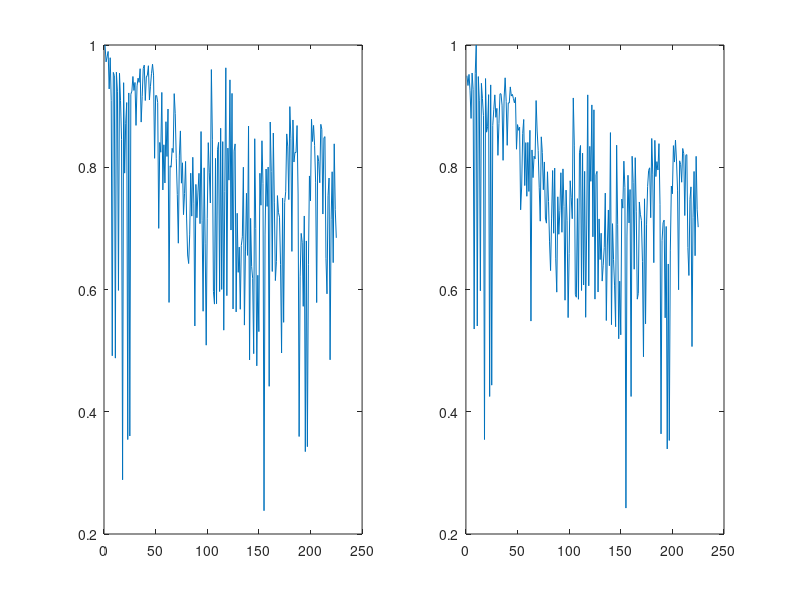

The MATLAB script that drew this image: (Note: this script raises an error after producing the figure.)
% LABEL EACH PLOT and INCLUDE IN THE REPORT

%%loading all this dumb shit
clc, clear, close all
load('COVIDbyCounty.mat')  %load the data
temp = CNTY_COVID.';   %transpose the COVID series so the columns = counties, rows = timestamps
temp1 = corr(temp);  %run correlation that looks at each column = county and compares them
plot(temp1);  %plot shows there is real correlation, which makes clustering worthwhile
max1 = max(temp1);
subplot(1,2,1)   % look at the correlation trends for different counties
plot(temp1(1,:));
subplot(1,2,2)
plot(temp1(10,:));
%these data are worth clustering

%CNTY_COVID_TRAIN=[CNTY_COVID(1:215,:)];  %segment the data into train / test
%CNTY_COVID_TEST=[CNTY_COVID(216:225,:)];  %segment the data into train / text

%% traing/test seperation


%Leave five middle rows in between the beginning and end rows for each division


CNTY_COVID_TRAIN1=[CNTY_COVID(1:10,:)];%test set is 11:15
CNTY_COVID_TRAIN2=[CNTY_COVID(16:35,:)];%test set is 36:40
CNTY_COVID_TRAIN3=[CNTY_COVID(41:60,:)];%test set is 61:65
CNTY_COVID_TRAIN4=[CNTY_COVID(66:85,:)];%test set is 86:90
CNTY_COVID_TRAIN5=[CNTY_COVID(91:110,:)];%test set is 111:115
CNTY_COVID_TRAIN6=[CNTY_COVID(116:135,:)];%test set is 136:140
CNTY_COVID_TRAIN7=[CNTY_COVID(141:160,:)];%test set is 161:165
CNTY_COVID_TRAIN8=[CNTY_COVID(166:185,:)];%test set is 186:190
CNTY_COVID_TRAIN9=[CNTY_COVID(191:210,:)];%test set is 211:215
CNTY_COVID_TRAIN10=[CNTY_COVID(216:225,:)];
CNTY_COVID_TRAIN=cat(1,CNTY_COVID_TRAIN1,CNTY_COVID_TRAIN2,...
    CNTY_COVID_TRAIN3,CNTY_COVID_TRAIN4,CNTY_COVID_TRAIN5,...
    CNTY_COVID_TRAIN6,CNTY_COVID_TRAIN7,CNTY_COVID_TRAIN8,...
    CNTY_COVID_TRAIN9,CNTY_COVID_TRAIN10);

%sort the cenus data in the same manor
CENSUS_1 = CNTY_CENSUS.DIVISION(1:10,:);%test set is 11:15
CENSUS_2 = CNTY_CENSUS.DIVISION(16:35,:);%test set is 36:40
CENSUS_3=CNTY_CENSUS.DIVISION(41:60,:);%test set is 61:65
CENSUS_4=CNTY_CENSUS.DIVISION(66:85,:);%test set is 86:90
CENSUS_5=CNTY_CENSUS.DIVISION(91:110,:);%test set is 111:115
CENSUS_6=CNTY_CENSUS.DIVISION(116:135,:);%test set is 136:140
CENSUS_7=CNTY_CENSUS.DIVISION(141:160,:);%test set is 161:165
CENSUS_8=CNTY_CENSUS.DIVISION(166:185,:);%test set is 186:190
CENSUS_9=CNTY_CENSUS.DIVISION(191:210,:);%test set is 211:215
CENSUS_10=CNTY_CENSUS.DIVISION(216:225,:);
CENSUS_TRAIN=cat(1,CENSUS_1,CENSUS_2,...
    CENSUS_3,CENSUS_4,CENSUS_5,...
    CENSUS_6,CENSUS_7,CENSUS_8,...
    CENSUS_9,CENSUS_10);



%combine all those left-out middle rows in each division to form the test set
CNTY_COVID_TEST1=[CNTY_COVID(11:15,:)];%test set is 11:15
CNTY_COVID_TEST2=[CNTY_COVID(36:40,:)];%test set is 36:40
CNTY_COVID_TEST3=[CNTY_COVID(61:65,:)];%test set is 61:65
CNTY_COVID_TEST4=[CNTY_COVID(86:90,:)];%test set is 86:90
CNTY_COVID_TEST5=[CNTY_COVID(111:115,:)];%test set is 111:115
CNTY_COVID_TEST6=[CNTY_COVID(136:140,:)];%test set is 136:140
CNTY_COVID_TEST7=[CNTY_COVID(161:165,:)];%test set is 161:165
CNTY_COVID_TEST8=[CNTY_COVID(186:190,:)];%test set is 186:190
CNTY_COVID_TEST9=[CNTY_COVID(211:215,:)];%test set is 211:215
CNTY_COVID_TEST=cat(1,CNTY_COVID_TEST1,CNTY_COVID_TEST2,...
    CNTY_COVID_TEST3,CNTY_COVID_TEST4,CNTY_COVID_TEST5,...
    CNTY_COVID_TEST6,CNTY_COVID_TEST7,CNTY_COVID_TEST8,...
    CNTY_COVID_TEST9);

%sort the cenus data in the same manor
CENSUS_1t = CNTY_CENSUS.DIVISION(11:15,:);%test set is 11:15
CENSUS_2t = CNTY_CENSUS.DIVISION(36:40,:);%test set is 36:40
CENSUS_3t=CNTY_CENSUS.DIVISION(61:65,:);%test set is 61:65
CENSUS_4t=CNTY_CENSUS.DIVISION(86:90,:);%test set is 86:90
CENSUS_5t=CNTY_CENSUS.DIVISION(111:115,:);%test set is 111:115
CENSUS_6t=CNTY_CENSUS.DIVISION(136:140,:);%test set is 136:140
CENSUS_7t=CNTY_CENSUS.DIVISION(161:165,:);%test set is 161:165
CENSUS_8t=CNTY_CENSUS.DIVISION(186:190,:);%test set is 186:190
CENSUS_9t=CNTY_CENSUS.DIVISION(211:215,:);%test set is 211:215
CENSUS_TEST=cat(1,CENSUS_1t,CENSUS_2t,CENSUS_3t,CENSUS_4t,CENSUS_5t,CENSUS_6t,CENSUS_7t,CENSUS_8t,CENSUS_9t);


%% Smoothinig using convolution
%create smoothing functions
sm_rect = 1/51*ones(1,51);  %50 length vector containing a singular value
g = 0:50;
sm_ham = -1/(51*2)*cos(1/51*2*pi*g) + 1/(51*2); %creating a hamming curve to compare smoothing too

%convolution smoothing time
CONV_COVID_Rect = zeros(180,130);
CONV_COVID_Ham = zeros(180,130);

for i = 1:length(CNTY_COVID_TRAIN)
    CONV_COVID_Rect(i,:) = conv(CNTY_COVID_TRAIN(i,:),sm_rect,"same");
    CONV_COVID_Ham(i,:) = conv(CNTY_COVID_TRAIN(i,:),sm_ham,"same");
end

%plot the smoothing methods
figure
subplot(3,2,1);
plot(dates,CNTY_COVID_TRAIN)
title("raw data")

subplot (3,2,2);
plot(sm_rect)
hold on
plot(sm_ham)
title("smoothing curves")
hold off

subplot(3,2,[3,4]);
plot(dates,CONV_COVID_Rect)
title("Rectangular Smoothing")

subplot(3,2,[5,6]);
plot(dates,CONV_COVID_Ham)
title("Hamming Smoothing")

%cleaned up plots
figure
subplot(3,2,1);
plot(dates,CNTY_COVID_TRAIN(1:2,:))
title("raw data row 1")

subplot (3,2,2);
plot(sm_rect)
hold on
plot(sm_ham)
title("smoothing curves")
hold off

subplot(3,2,[3,4]);
plot(dates,CONV_COVID_Rect(1:2,:))
title("Rectangular Smoothing row 1")

subplot(3,2,[5,6]);
plot(dates,CONV_COVID_Ham(1:2,:))
title("Hamming Smoothing row 1")

%% K-means clustering

[clust_ham,centroids_ham] = kmeans(CONV_COVID_Ham,9,'Replicates',100);
[clust_rect,centroids_rect] = kmeans(CONV_COVID_Rect,9,'Replicates',100);
[clust,centroids_norm] = kmeans(CNTY_COVID_TRAIN,9,'Replicates',100);

sill_Val_ham = sum(silhouette(CONV_COVID_Ham,clust_ham));

sill_Val_rect = sum(silhouette(CONV_COVID_Rect,clust_rect));

sill_Val = sum(silhouette(CNTY_COVID_TRAIN,clust));

figure
silhouette(CONV_COVID_Ham,clust_ham);
title("Sihouette of convolution smoothing Hamming Curve")
figure
silhouette(CONV_COVID_Rect,clust_rect);
title("Sihouette of convolution smoothing linear Curve")
figure
silhouette(CNTY_COVID_TRAIN,clust);
title("Sihouette of the unchanged clusters")

%using the linear convoluted data gave the best results

%Displaying the sums of all silhouette values to more accuratly understand
%which smoothing method is most effective.
ham_sill = sum(sill_Val_ham);
rect_sill = (sill_Val_rect);
normal_sill = (sill_Val);


%% Labeling through graphical analysis


%convolution smoothing the test data
CONV_COVID_Rect_TEST = zeros(45,130);


for i = 1:45
    CONV_COVID_Rect_TEST(i,:) = conv(CNTY_COVID_TEST(i,:),sm_rect,"same");
end


clusters_sort = sortrows(clust_rect,'descend');

%findig the average vectors for each cluster from the test data

%sort for cluster 1
if sum(size(CONV_COVID_Rect(clusters_sort == 1,:))) > sum([1,130])
    avg_1 = mean(CONV_COVID_Rect(clusters_sort == 1,:));
else
    avg_1 = CONV_COVID_Rect(clusters_sort == 1,:);
end

%sort for cluster 2
if sum(size(CONV_COVID_Rect(clusters_sort == 2,:))) > sum([1,130])
    avg_2 = mean(CONV_COVID_Rect(clusters_sort == 2,:));
else
    avg_2 = CONV_COVID_Rect(clusters_sort == 2,:);
end

%sort for cluster 3
if sum(size(CONV_COVID_Rect(clusters_sort == 3,:))) > sum([1,130])
    avg_3 = mean(CONV_COVID_Rect(clusters_sort == 3,:));
else
    avg_3 = CONV_COVID_Rect(clusters_sort == 3,:);
end

%sort for cluster 4
if sum(size(CONV_COVID_Rect(clusters_sort == 4,:))) > sum([1,130])
    avg_4 = mean(CONV_COVID_Rect(clusters_sort == 4,:));
else
    avg_4 = CONV_COVID_Rect(clusters_sort == 4,:);
end

%sort for cluster 5
if sum(size(CONV_COVID_Rect(clusters_sort == 5,:))) > sum([1,130])
    avg_5 = mean(CONV_COVID_Rect(clusters_sort == 5,:));
else
   avg_5 = CONV_COVID_Rect(clusters_sort == 5,:);
end

%sort for cluster 6
if sum(size(CONV_COVID_Rect(clusters_sort == 6,:))) > sum([1,130])
    avg_6 = mean(CONV_COVID_Rect(clusters_sort == 6,:));    
else
    avg_6 = CONV_COVID_Rect(clusters_sort == 6,:);
end

%sort for cluster 7
if sum(size(CONV_COVID_Rect(clusters_sort == 7,:))) > sum([1,130])
    avg_7 = mean(CONV_COVID_Rect(clusters_sort == 7,:));
    
else
    avg_7 = CONV_COVID_Rect(clusters_sort == 7,:);
end

%for cluster 8
if sum(size(CONV_COVID_Rect(clusters_sort == 8,:))) > sum([1,130])
    avg_8 = mean(CONV_COVID_Rect(clusters_sort == 8,:)); 
else
    avg_8 = CONV_COVID_Rect(clusters_sort == 8,:);
end

%for cluster 9
if sum(size(CONV_COVID_Rect(clusters_sort == 1,:))) > sum([1,130])
    avg_9 = mean(CONV_COVID_Rect(clusters_sort == 1,:));
else
    avg_9 = CONV_COVID_Rect(clusters_sort == 1,:);
end

avg_clust = [avg_1; avg_2; avg_3; avg_4; avg_5; avg_6; avg_7; avg_8; avg_9];
%findig the average vectors for each division in the test data

avg_labeled_1 = mean(CONV_COVID_Rect_TEST(CENSUS_TEST == 1,:));
avg_labeled_2 = mean(CONV_COVID_Rect_TEST(CENSUS_TEST == 2,:));
avg_labeled_3 = mean(CONV_COVID_Rect_TEST(CENSUS_TEST == 3,:));
avg_labeled_4 = mean(CONV_COVID_Rect_TEST(CENSUS_TEST == 4,:));
avg_labeled_5 = mean(CONV_COVID_Rect_TEST(CENSUS_TEST == 5,:));
avg_labeled_6 = mean(CONV_COVID_Rect_TEST(CENSUS_TEST == 6,:));
avg_labeled_7 = mean(CONV_COVID_Rect_TEST(CENSUS_TEST == 7,:));
avg_labeled_8 = mean(CONV_COVID_Rect_TEST(CENSUS_TEST == 8,:));
avg_labeled_9 = mean(CONV_COVID_Rect_TEST(CENSUS_TEST == 9,:));

avg_labeled = [avg_labeled_1;avg_labeled_2;avg_labeled_3;avg_labeled_4;avg_labeled_5;avg_labeled_6;avg_labeled_7;avg_labeled_8;avg_labeled_9];

cent_1 = zeros(9,130);
cent_2 = zeros(9,130);
cent_3 = zeros(9,130);
cent_4 = zeros(9,130);
cent_5 = zeros(9,130);
cent_6 = zeros(9,130);
cent_7 = zeros(9,130);
cent_8 = zeros(9,130);
cent_9 = zeros(9,130);

%Graph the avgerage k-means clusters and average labeled data
figure
subplot(2,2,[1,2])
plot(dates, avg_1)
hold on
plot(dates, avg_2)
plot(dates, avg_3)
plot(dates, avg_4)
plot(dates, avg_5)
plot(dates, avg_6)
plot(dates, avg_7)
plot(dates, avg_8)
plot(dates, avg_9)
title("Kmeans Clusters")
legend("Cluster 1","Cluster 2","Cluster 3","Cluster 4","Cluster 5","Cluster 6","Cluster 7","Cluster 8","Cluster 9")
hold off

subplot(2,2,[3,4])
plot(dates, avg_labeled_1)
hold on
plot(dates, avg_labeled_2)
plot(dates, avg_labeled_3)
plot(dates, avg_labeled_4)
plot(dates, avg_labeled_5)
plot(dates, avg_labeled_6)
plot(dates, avg_labeled_7)
plot(dates, avg_labeled_8)
plot(dates, avg_labeled_9)
title("Labeled Clusters")
legend("Division 1","Division 2","Division 3","Division 4","Division 5","Division 6","Division 7","Division 8","Division 9")
hold off

%find the diffrence between each element of each clusters and the avg
%labeled graph
for j = 1:9
    for i = 1:130
    cent_1(j,i) = avg_clust(j,i) - avg_labeled(1,i);
    cent_2(j,i) = avg_clust(j,i) - avg_labeled(2,i);
    cent_3(j,i) = avg_clust(j,i) - avg_labeled(3,i);
    cent_4(j,i) = avg_clust(j,i) - avg_labeled(4,i);
    cent_5(j,i) = avg_clust(j,i) - avg_labeled(5,i);
    cent_6(j,i) = avg_clust(j,i) - avg_labeled(6,i);
    cent_7(j,i) = avg_clust(j,i) - avg_labeled(7,i);
    cent_8(j,i) = avg_clust(j,i) - avg_labeled(8,i);
    cent_9(j,i) = avg_clust(j,i) - avg_labeled(9,i);
    end

end

%label the clusters based on which cluster has the smallest diffrence
%between it and the division

for i = 1:9
    cent_1s (i,:) = abs(sum(cent_1(i,:)));
    cent_2s (i,:) = abs(sum(cent_2(i,:)));
    cent_3s (i,:) = abs(sum(cent_3(i,:)));
    cent_4s (i,:) = abs(sum(cent_4(i,:)));
    cent_5s (i,:) = abs(sum(cent_5(i,:)));
    cent_6s (i,:) = abs(sum(cent_6(i,:)));
    cent_7s (i,:) = abs(sum(cent_7(i,:)));
    cent_8s (i,:) = abs(sum(cent_8(i,:)));
    cent_9s (i,:) = abs(sum(cent_9(i,:)));
end

[min_1, idx_1] = min(cent_1s);
[min_2, idx_2] = min(cent_2s);
[min_3, idx_3] = min(cent_3s);
[min_4, idx_4] = min(cent_4s);
[min_5, idx_5] = min(cent_5s);
[min_6, idx_6] = min(cent_6s);
[min_7, idx_7] = min(cent_7s);
[min_8, idx_8] = min(cent_8s);
[min_9, idx_9] = min(cent_9s);

division_1 = idx_1;
division_2 = idx_2;
division_3 = idx_3;
division_4 = idx_4;
division_5 = idx_5;
division_6 = idx_6;
division_7 = idx_7;
division_8 = idx_8;
division_9 = idx_9;

centriodss = centroids_rect;
centriod_labelss = ["Division 9"; "Division 6"; "Division 3"; "Division 7"; "Division 2"; "Division 4"; "Division 5"; "Division 8"; "Division 1"];
labeled_centriods = [centriod_labelss,centroids_rect];

good_clusters = centriodss;

save good_clusters.mat centriods
